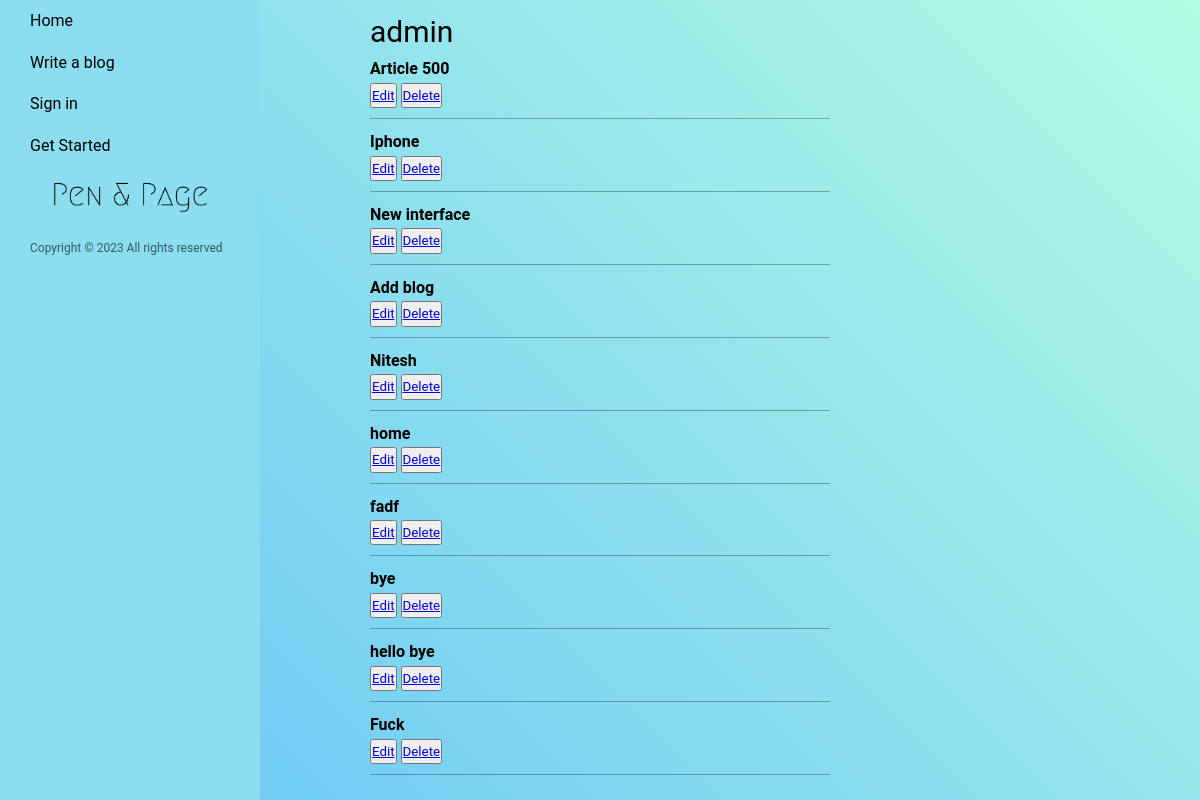
The page /profile/1 on the database as committed earlier.
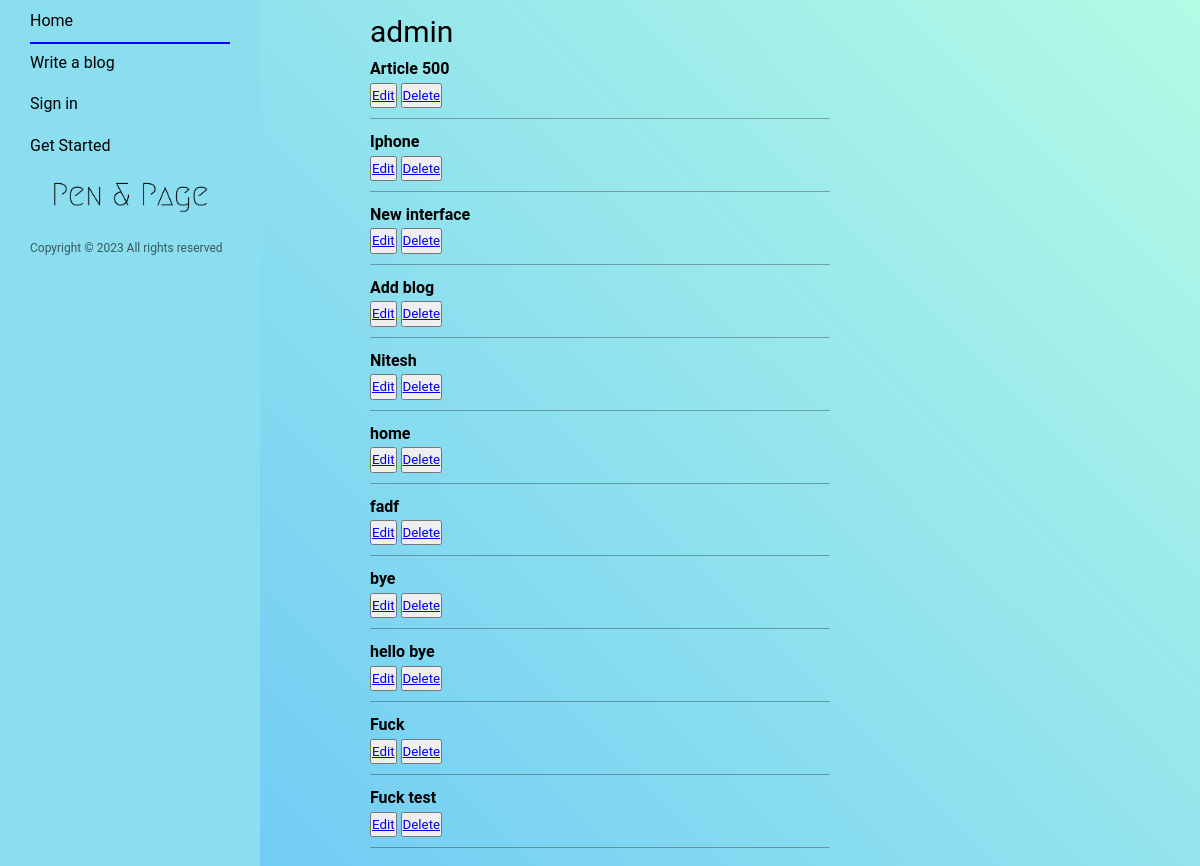
The same page on the database as committed later.
### home/models.py (models this page shows, shortened)
class Blog(models.Model):
    title = models.CharField(max_length=250)
    author = models.ForeignKey(User, on_delete=models.CASCADE, null=True)
    content = RichTextUploadingField(null=True)
    slug = models.SlugField(max_length=1000, null=True, blank=True)
    category = models.CharField(
        max_length=50, choices=CATEGORY_CHOICES, null=True, default="Choose Category")
    cover_image = models.ImageField(upload_to="static/public/cover_image/")
    created_at = models.DateTimeField(auto_now_add=True)
    upload_to = models.DateField(auto_now=True)
    def __str__(self) -> str:
        return self.title

### home/views.py (the view)
# urls.py: path("profile/<int:authorid>", author_profile, name = "profile"),
def author_profile(request, authorid):
    context = {}
    try:
        blog_obj = Blog.objects.filter(author_id=authorid)
        print(blog_obj)
        try:
            author = blog_obj.first().author
            print("*")
            print(blog_obj)
            print(author)
            print("*")
            context['blog_author'] = author
        except Exception as e:
            pass
        context['blog_obj'] = blog_obj
        context['logged_user'] = request.user
        print(context)
    except Exception as e:
        print(e)
    return render(request, 'author_profile.html', context)

### home/templates/author_profile.html (shortened to what this page needs)
{% extends 'base.html' %}
{% block content %}
{% load static %}
<div class="mid-grid">
    <div class="author-profile-container">
        {% if blog_obj %}
        <div class="author-blog-item">
            <p class="author-title">{{blog_author}}</p>
            <div class="article-item">
                {% for blog in blog_obj %}
                <div class="card-body">
                    <div class="card-title">
                        <p class="article-link">{{ blog.title }}</p>
                    </div>
                    <div class="edit-delete-btn">
                        <button class="button-hold" type="submit"><a
                                href="{% url 'edit_blog' slug=blog.slug %}">Edit</a></button>
                        <button class="button-hold" type="submit"><a
                                href="{% url 'delete_blog' id=blog.id %}">Delete</a></button>
                    </div>
                </div>
                <div class="horizontal-line"></div>
                {% endfor %}
            </div>
        </div>
        {% else %}
        <p class="author-title">{{ logged_user }}</p>
        <p>No post</p>
        {% endif %}
    </div>
</div>
</div>
{% endblock %}

Rows that differ between the two databases and show on the page:
added Blog: title "Fuck test"
